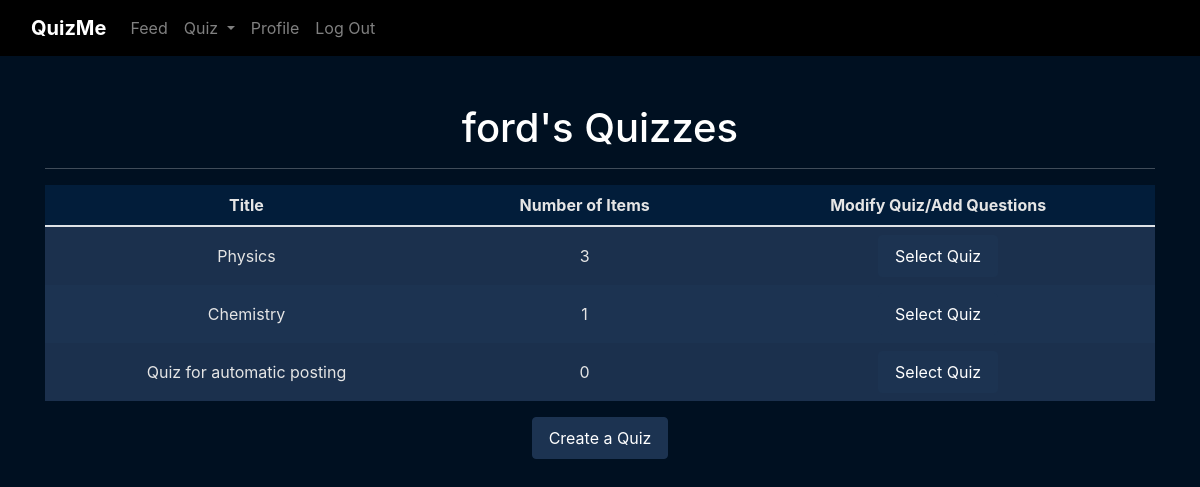
Screenshot of /quiz/ (signed in) with the database file from the repository.
### web_app/models.py (models this page shows)
class User(db.Model, UserMixin):
    __tablename__ = 'users'
    id = db.Column(db.Integer, primary_key=True)
    username = db.Column(db.String(50), nullable=False, unique=True)
    password = db.Column(db.String(500), nullable=False)
    quizzes = db.relationship('Quiz', cascade="all, delete-orphan", backref="user")
    posts = db.relationship('Post', cascade="all, delete-orphan", backref='user')

class Quiz(db.Model):
    __tablename__ = 'quizzes'
    id = db.Column(db.Integer, primary_key=True)
    title = db.Column(db.String(30), nullable=False)
    instructions = db.Column(db.String(1000))
    total_items = db.Column(db.Integer)
    user_id = db.Column(db.Integer, db.ForeignKey('users.id'))
    items = db.relationship('Item', cascade="all, delete-orphan", backref="quiz")

### web_app/blueprints/quiz/routes.py (the view)
@quiz.route('/')
@login_required
def index():
    quizzes = current_user.quizzes
    return render_template('quiz/index.html', quizzes=quizzes)

### web_app/blueprints/quiz/templates/quiz/index.html (shortened to what this page needs)
{% extends "base.html" %}
{% block content %}
<h1>{{ current_user.username }}'s Quizzes</h1>
<hr>
<table class="table table-striped">
    <thead>
        <tr>
            <th>Title</th>
            <th>Number of Items</th>
            <th>Modify Quiz/Add Questions</th>
        </tr>
    </thead>
    <tbody>
        {% for quiz in quizzes %}
        <tr class="quizblock">
            <td>{{ quiz.title }}</td>
            <td>{{ quiz.total_items }}</td>
            <td>
                <a href="{{ url_for('quiz.modify_quiz', quiz_id=quiz.id, quiz_title=quiz.title) }}" class="btn btn-dark">Select Quiz</a>
            </td>
        </tr>
        {% endfor %}
    </tbody>
</table>
<a href="{{ url_for('quiz.create') }}">
    <button type="button" class="btn btn-dark">Create a Quiz</button>
</a>
{% endblock %}

### web_app/static/css/style.css (style rules this page uses)
body { background-color: #001021; color: white; }

### web_app/blueprints/quiz/templates/quiz/index.html (style rules this page uses)
.quizblock { background-color: #1C3351; color: #e5e5e5; border-radius: 1rem; }
.table { border-collapse: collapse; }
.table-striped tbody tr:nth-of-type(odd) { background-color: rgba(0,0,0,.05); }
.table thead th, .table tbody td { background-color: #021d3a; color: #e5e5e5; }
.table tbody td { background-color: #1C3351; color: #e5e5e5; }
.table td, .table th { padding: 0.5rem; vertical-align: middle; border: none; }
.btn-dark { background-color: #1C3351; border-color: #1C3351; padding: 0.5rem 1rem; margin: 0; }
h1 { margin-bottom: 1rem; }
hr { border-color: white; margin: 1rem 0; }
table { margin-top: 0; }

### rows the page displays
User: username "ford"
Quiz: title "Physics", total_items "3"
Quiz: title "Chemistry", total_items "1"
Quiz: title "Quiz for automatic posting", total_items "0"
